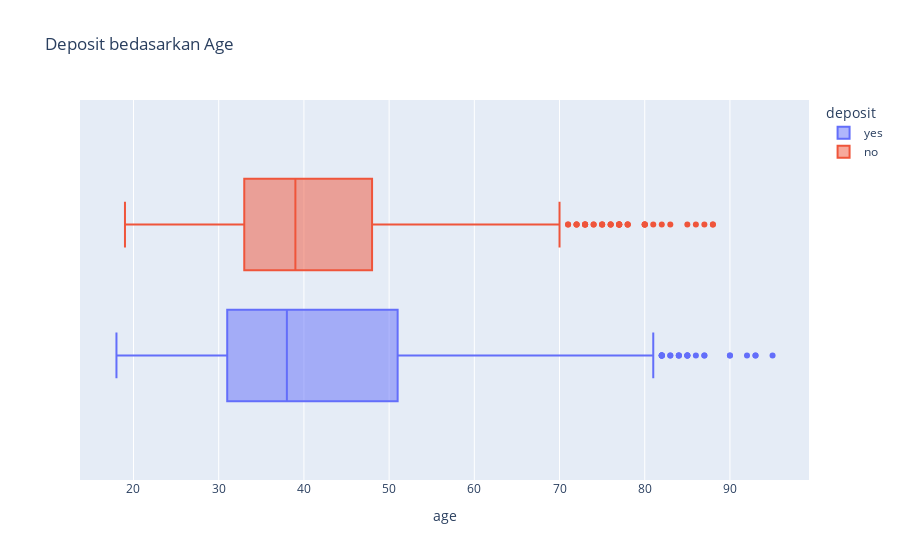

Notebook code for this chart:
### Code cell
# Subset untuk data kolom numerikal
numerical_columns = ['age', 'balance', 'campaign', 'pdays']
data_subset = df[['deposit'] + numerical_columns]

# Membuat boxplot
fig = px.box(data_subset, x='age', color='deposit',
                   title='Deposit bedasarkan Age')


fig.show()
#dikelompookin juga

### Figure 1 — Plotly figure (JSON) as saved in the notebook; plotly's stock layout.template omitted (floating-point values rounded to 4 significant figures; data arrays with more than 128 entries replaced by an {"elided": "..."} marker saying what was removed)
{"data": [{"alignmentgroup": "True", "hovertemplate": "deposit=yes<br>age=%{x}<extra></extra>", "legendgroup": "yes", "marker": {"color": "#636efa"}, "name": "yes", "notched": false, "offsetgroup": "yes", "orientation": "h", "showlegend": true, "type": "box", "x": {"elided": "3716 int values"}, "x0": " ", "xaxis": "x", "y0": " ", "yaxis": "y"}, {"alignmentgroup": "True", "hovertemplate": "deposit=no<br>age=%{x}<extra></extra>", "legendgroup": "no", "marker": {"color": "#EF553B"}, "name": "no", "notched": false, "offsetgroup": "no", "orientation": "h", "showlegend": true, "type": "box", "x": {"elided": "4024 int values"}, "x0": " ", "xaxis": "x", "y0": " ", "yaxis": "y"}], "layout": {"boxmode": "group", "legend": {"title": {"text": "deposit"}, "tracegroupgap": 0}, "title": {"text": "Deposit bedasarkan Age"}, "xaxis": {"anchor": "y", "domain": [0, 1], "title": {"text": "age"}}, "yaxis": {"anchor": "x", "domain": [0, 1]}}}
